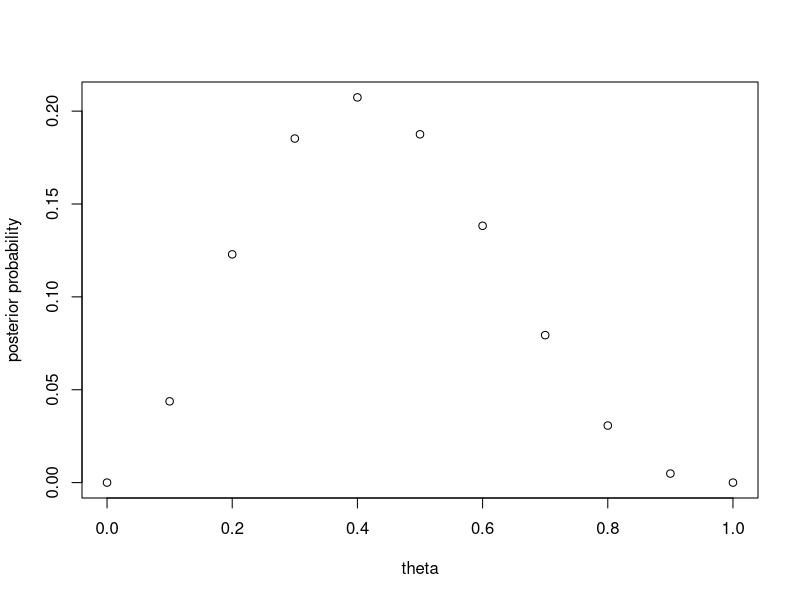

Here is the R script that generated this plot:

require(rms)
require(Hmisc)

#
#### 4.2 Prediction in the Bus Problem [Bayes' Box] ####
# predicting a good bus given the data that 2 out of 5 bus are good:

# a vector of probabilities
theta = seq(0, 1, by = 0.1)

# prior distribution
prior = rep(1/11, 11) # uniform distribution

# likelihood function
lik = dbinom(2, 5, theta)

# posterior distribution = prior * likelihood
h = prior*lik
post = h/sum(h) # normalising constant


## probability of good bus tomorrow:
# This happens to be the same as the posterior expectation of theta
prob_tomorrow = sum(theta*post) # 42.87%


#
#### 5. Parameter Estimation: Analytical Methods ####

# Analytical methods only work on some cases.
# If analytical methods do not work, we will use MCMC and JAGS!

### Choice of different priors other than Uniform prior

## 2. Emphasising the extremes:
# p(theta) ~ theta^-0.5 * (1-theta)^-0.5
# or.. inverse binomial


## 3. Well informed prior:
# p(theta) ~ theta^100 * (1-theta)^100
# just put more weight to the prior


## General Form = Beta Distribution ##
# p(x|a, b) ~ x^(a-1) * (1-x)^(b-1)

# when data is very large, the choice of prior does not matter much
# however when data is small, the choice of prior can means a lot <<< this means we need more data

#### 6. Summarising the Posterior Distribution ####

# Summarising posterior distribution depends on the shape

# if it is normal, then just do mean +- SD

# if it has multiple peaks, then display mean, median, mode

## To estimate mean median mode, you use loss functions
# quadratic loss function = mean
# absolute loss function = median
# all-or-nothing loss function = mode

### Computing Point Estimates from a Bayes' Box

# posterior mean is simple to get:
post_mean = sum(theta*post)

# posterior mode:
highest_prob = max(post)
post_mode = theta[post == highest_prob]

# posterior median:
csF = cumsum(post)
dist = abs(csF - 0.5)
post_median = theta[dist == min(dist)]

# Credible Intervals:
# similar to median, just use 0.025 and 0.975

#### 7. Hypothesis Testing and Model Selection ####

# Let's assume the mean Systolic Blood Pressure (SBP) in the population is 120mmHg with SD = 15 mmHg
# We do a trial on 100 sample and get a mean of 115.9 mmHg
# Test the hypothesis that the mean is below 120 mmHg

#### 8. Markov Chain Monte Carlo ####

plot(theta, post, xlab = "theta", ylab = "posterior probability")

# markov chain monte carlo is an algorithm that generates random samples of parameter values
# drawn from the posterior distribution.


#### 9. Just Another Gibbs Sampler (JAGS) ####

# A programme that automates MCMC sampling
# You specify: prior, likelihood, and data
